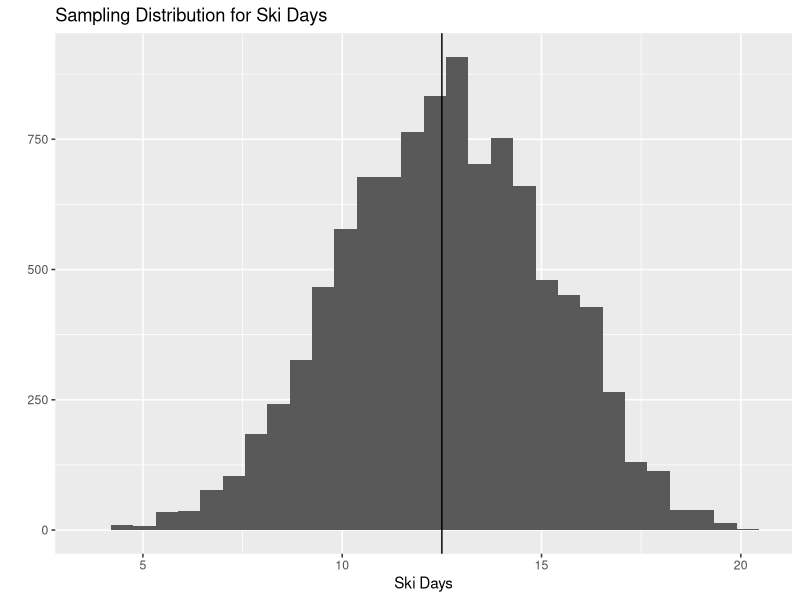

Write R code to recreate this figure.
## ---- chunk 1
library(dplyr)

## ---- chunk 2
set.seed(09052019)
sampling_frame <- tibble(student_id = 1:20,
                             snow_days = base::sample(x = 0:50, size = 20, 
                                                      prob = c(.20,rep(.80/50, 50)), replace = T))
## ---- chunk 3
find_val <- function(samples, val){
  return(val %in% samples)
}
samples_large <- replicate(1000000, sample(20, 2, replace = F))
apply(samples_large, 2, find_val, val = 1) %>% mean()
## ---- chunk 4
samples_large <- replicate(1000000, sample(20, 12, replace = F))
apply(samples_large, 2, find_val, val = 1) %>% mean()
## ---- chunk 5
point_estimate <- mean(sample(sampling_frame$snow_days, 12, replace = F))
truth <- sampling_frame %>% summarize(mean(snow_days)) %>% pull()
## ---- chunk 6
thousand_samples <- replicate(10000, sample(sampling_frame$snow_days, 12, replace = F)) 
all_point_estimates <- colMeans(thousand_samples)
## ---- chunk 7
library(ggplot2)
tibble(val = all_point_estimates, var = 'estimate') %>% ggplot(aes(val)) + geom_histogram() + 
  geom_vline(xintercept = truth) + ggtitle('Sampling Distribution for Ski Days') + ylab('') + 
  xlab('Ski Days')
## ---- chunk 8
bias <- mean(truth - all_point_estimates)
variance <- var(all_point_estimates)
